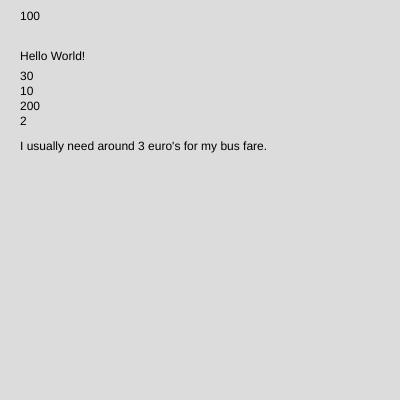
Frame 1 (no input)
Frame 60 (no input): identical to frame 1, image omitted
Frame 120 (the mouse pressed at the canvas centre since frame 60): identical to frame 1, image omitted

The p5.js sketch that drew this single still picture (run headless with seeded random() and noise() and a simulated clock; from frame 60 on, the mouse is pressed at the canvas centre):

// p5.js sketch
// ── sketch.js
//Hier maak ik mijn variebellen

let x = 100;
let greeting = "Hello World!";
let a = 20;
let b = 10;
let optellen 
let aftrekken 
let vermenigvuldigen
let delen
let y = 80;



function setup() {
  createCanvas(400, 400);
}


function draw() {
  background(220);

  optellen = a + b; //Hier maak ik de inhoud van de variebellen
  aftrekken = a - b;
  vermenigvuldigen = a * b;
  delen = a / b;

//Hier zet ik al mijn tekst op de pagina
  text(optellen, 20, y); //Met optellen heb ik al de som gemaakt dus hier moet ik allen de variebele zetten en de positie
  text(aftrekken, 20, y + 15);
  text(vermenigvuldigen, 20, y + 30);
  text(delen, 20, y + 45);

  //Hier combineer ik mijn tekst en een getal
  text("I usually need around " + 3 + " euro's for my bus fare.", 20, y + 70);

  text(x, 20, 20);
  text(greeting, 20, 60);

  }
